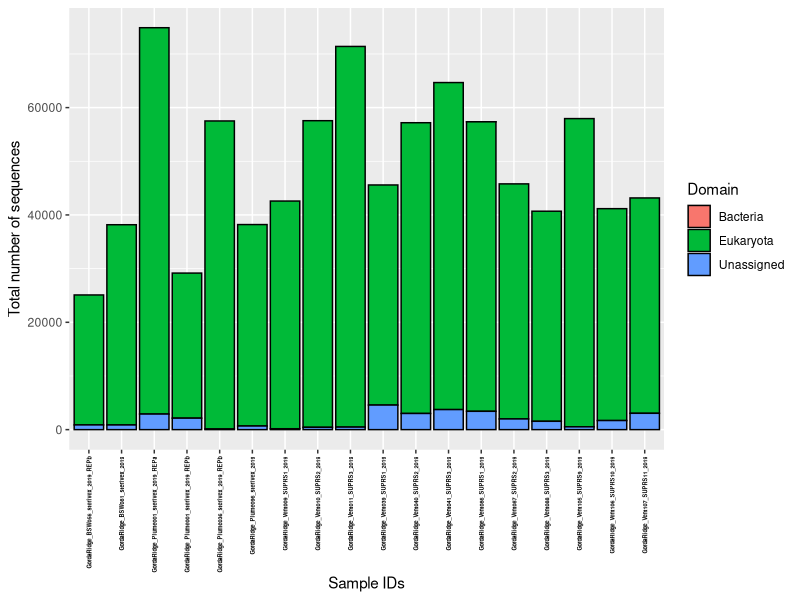

Here is the R script that generated this plot:
# Code Club July 19,2024
library(tidyverse)
# asv_table <- read.table()
asv_table <- read_delim("r-intro-docs/asv-table.txt", delim = "\t", col_names = TRUE)
# ?read_delim()
glimpse(asv_table)

metadata <- read_delim(file = "r-intro-docs/metadata.txt", delim = "\t")


# View(asv_table)
# dim(asv_table)

# Compare these two approaches
asv_long <- asv_table %>% 
  pivot_longer(cols = 3:20)
# dim(asv_table)
# colnames(asv_table)

glimpse(asv_long)
glimpse(metadata)

unique(asv_long$SAMPLE)
unique(metadata$SITE)

## Compile ASV table and metadata

#Annotate pivot longer, join with metadata
asv_long <- asv_table %>% 
  pivot_longer(starts_with("Gorda"), names_to = "SAMPLE", values_to = "SEQUENCE_COUNT") %>% 
  left_join(metadata, by = "SAMPLE")

## Temperature select
# View(asv_long)

asv_long_temp15 <- asv_long %>%  
  filter(temp >= 15 & SEQUENCE_COUNT > 0) # AND try | for OR
  # filter(temp >= 15) %>% # just one
  # filter(SEQUENCE_COUNT > 0) #And the second

asv_long %>%  
  filter(temp >= 15 & SEQUENCE_COUNT > 0)

## Parse Taxon names
## Went back to asv_long
plot_ready_df <- asv_long %>% 
  separate(col = Taxon, into = c("Domain", "Supergroup", "Family", "ELSE")) %>% 
  filter(SEQUENCE_COUNT > 0) %>% 
  group_by(Domain, SAMPLE) %>% 
    summarise(NUM_OF_SEQUENCE = sum(SEQUENCE_COUNT))

# View(plot_ready_df)
glimpse(plot_ready_df)  

# Make bar plot
ggplot(plot_ready_df, aes(x = SAMPLE, y = NUM_OF_SEQUENCE, fill = Domain)) +
  geom_bar(stat = "identity", position = "stack", color = "black") +
  # geom_bar(stat = "identity", position = "fill", color = "black") + #I don't like this one as much.
  # theme_linedraw() + 
  theme_grey() +
  theme(axis.text.x = element_text(color = "black", angle = 90, face = "bold", hjust = 1, vjust = 0.5, size = 4)) +
  labs(x = "Sample IDs", y = "Total number of sequences")











